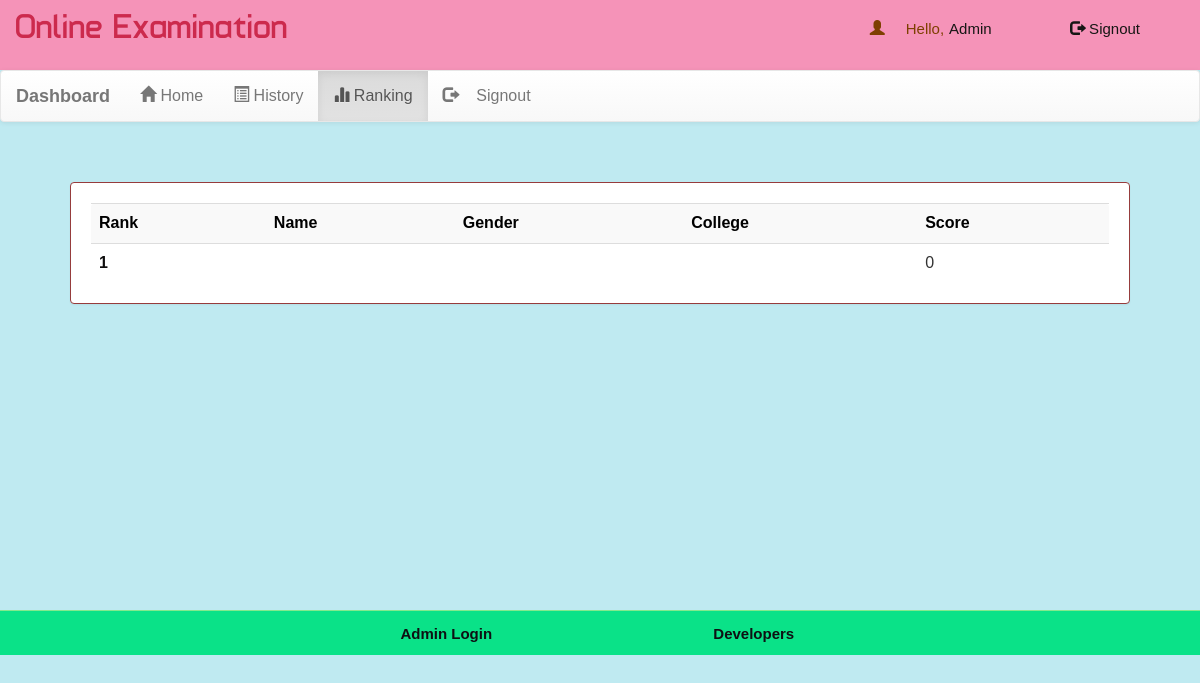
The page /account.php?q=3 (signed in) on the database as committed earlier.
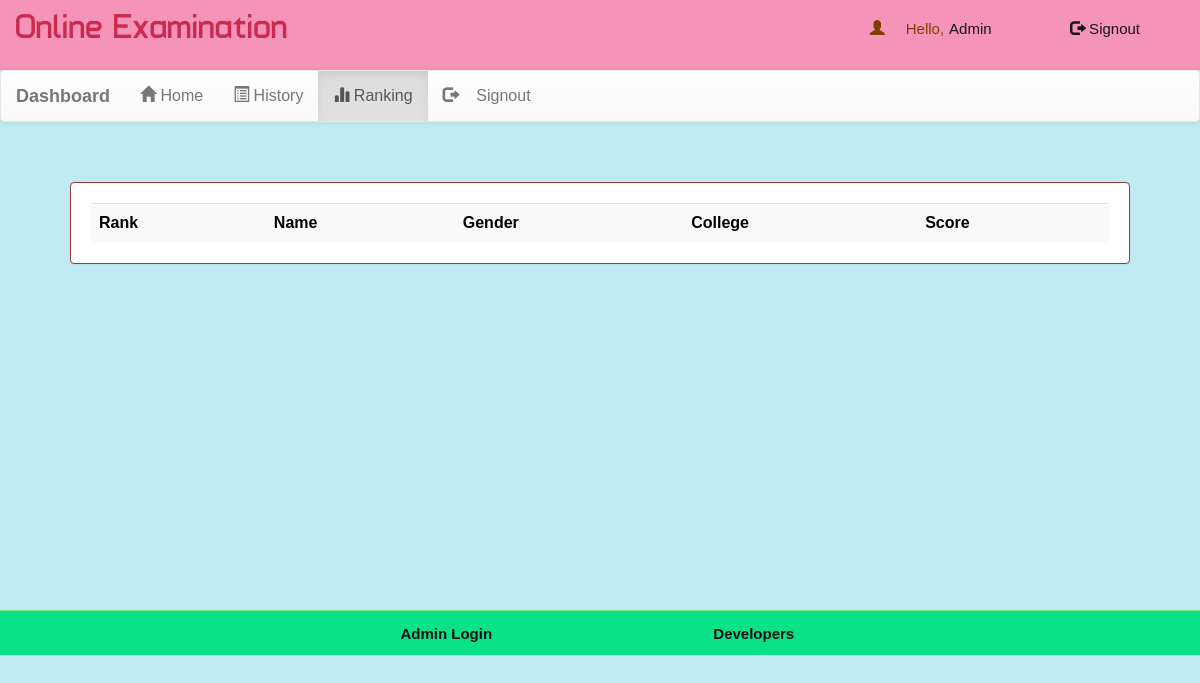
The same page on the database as committed later.
### tables this page shows
create table `rank` (
  `email` varchar(50) not null,
  `score` int(11) not null,
  `time` timestamp NOT NULL DEFAULT CURRENT_TIMESTAMP ON UPDATE CURRENT_TIMESTAMP
);

### account.php (the view, shortened to what this page needs)
<!DOCTYPE html PUBLIC "-//W3C//DTD XHTML 1.0 Transitional//EN" "http://www.w3.org/TR/xhtml1/DTD/xhtml1-transitional.dtd">
<html xmlns="http://www.w3.org/1999/xhtml">
<head>
<link  rel="stylesheet" href="css/bootstrap.min.css"/>
 <link  rel="stylesheet" href="css/bootstrap-theme.min.css"/>
 <link rel="stylesheet" href="css/main.css">
 <link  rel="stylesheet" href="css/font.css">
</head>
<body>
<div class="header">
  <div class="row">
    <div class="col-lg-6">
      <span class="logo">Online Examination</span></div>
        <div class="col-md-4 col-md-offset-2">
                  <?php
                    include('dbcon.php');
                  if (!(isset($_SESSION['email']))) {
                    header("location:index.php");
                  }
                  else {
                    $name = $_SESSION['name'];
                    echo '<span class="pull-right top title1">
                    <span class="log1"><span class="glyphicon glyphicon-user" aria-hidden="true"></span>
                    &nbsp;&nbsp;&nbsp;&nbsp;Hello,</span><a href="account.php?q=1" class="log log1">'.$name.'</a>
                    &nbsp;&nbsp;<a href="logout.php?q=index.php" class="log"><span class="glyphicon glyphicon-log-out" aria-hidden="true"></span>&nbsp;Signout</button></a></span>';
                  }
                  ?>
        </div>
      </div>
    </div>
<div class="bg">
<nav class="navbar navbar-default title1">
  <div class="container-fluid">
    <div class="navbar-header">
      <a class="navbar-brand" href="#"><b>Dashboard</b></a>
    </div>
    <div class="collapse navbar-collapse" id="bs-example-navbar-collapse-1">
      <ul class="nav navbar-nav">
        <li <?php if(@$_GET['q']==1) echo 'class="active"'; ?> ><a href="account.php?q=1"><span class="glyphicon glyphicon-home" aria-hidden="true"></span>&nbsp;Home<span class="sr-only">(current)</span></a></li>
        <li <?php if(@$_GET['q']==2) echo 'class="active"'; ?> ><a href="account.php?q=2"><span class="glyphicon glyphicon-list-alt" aria-hidden="true"></span>&nbsp;History</a></li>
		<li <?php if(@$_GET['q']==3) echo 'class="active"'; ?> ><a href="account.php?q=3"><span class="glyphicon glyphicon-stats" aria-hidden="true"></span>&nbsp;Ranking</a></li>
		<li class="pull-right"> <a href="logout.php?q=index.php"><span class="glyphicon glyphicon-log-out" aria-hidden="true"></span>&nbsp;&nbsp;&nbsp;&nbsp;Signout</a></li>
		</ul>
      </div>
  </div>
</nav>
<div class="container">
<div class="row">
<div class="col-md-12">
<?php
if (@$_GET['q']==3) {
  $q=mysqli_query($connection,"SELECT * FROM rank ORDER BY score DESC")or die('Error223');
  echo '<div class="panel title">
          <div class="table-responsive">
            <table class="table table-striped title1">
              <tr style="color:black;">
              <td><b>Rank</b></td>
              <td><b>Name</b></td>
              <td><b>Gender</b></td>
              <td><b>College</b></td>
              <td><b>Score</b></td>
              </tr>';
  $c=0;
  while ($row=mysqli_fetch_array($q)) {
    $email=$row['email'];
    $score=$row['score'];
    $q=mysqli_query($connection,"SELECT * FROM user WHERE email='$email'")or die('Error112');
    while($row=mysqli_fetch_array($q)){
      $name=$row['name'];
      $gender=$row['gender'];
      $college=$row['college'];
    }
    $c++;
    echo '<tr>
          <td style="color:#0F0E0E"><b>'.$c.'</b></td>
          <td>'.$name.'</td>
          <td>'.$gender.'</td>
          <td>'.$college.'</td>
          <td>'.$score.'</td>';
  }
  echo '</table></div></div>';
}
?>
</div></div></div></div>
<div class="row footer">
<div class="col-md-3 box">
</div>
<div class="col-md-3 box">
<a href="#" data-toggle="modal" data-target="#login"><b>Admin Login</b></a></div>
<div class="col-md-3 box">
<a href="#" data-toggle="modal" data-target="#developers"><b>Developers</b></a>
</div>
<div class="col-md-3 box">
</body>
</html>

### css/main.css (style rules this page uses)
body { overflow-x:hidden; width:100%; font: 15px "Century Gothic", "Times Roman", sans-serif; background:rgba(187, 233, 241, 0.932); min-height:550px; background-attachment:fixed; }
.bg { min-height:540px; }
.panel { border-color:rgb(150, 60, 60); margin:40px; padding:20px; font: 15px "Century Gothic", "Times Roman", sans-serif; }
.title { font-family:'typo'; }
.header { background:#f593b8; height:70px; }
.logo { font-family:'typo'; font-size:35px; color:#cc2a4d; margin:15px; }
.title1 { font: 16px "Century Gothic", "Times Roman", sans-serif; }
.footer { font-size:15px; text-align:center; border-top:1px solid; border-color:#84e98d; background-color:#0ae288; }
.footer a { margin:25px; color:rgb(14, 16, 19); text-decoration:none; font: 15px "Century Gothic", "Times Roman", sans-serif; }
.box { padding:13.5px; }
.top { margin-top:20px; }
.log1 { font: 15px 'Ubuntu', sans-serif; color:rgb(126, 63, 1); margin-left:10px; }
.log { margin:10px; margin-right:60px; margin-left:5px; color:rgb(22, 22, 20); text-decoration:none; font-size:20px; font-size:15px; }

Rows that differ between the two databases and show on the page:
removed rank: score "0"
